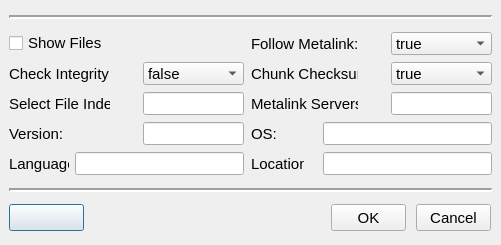
<ui version="4.0" >
 <class>metaArgsDlg</class>
 <widget class="QDialog" name="metaArgsDlg" >
  <property name="geometry" >
   <rect>
    <x>0</x>
    <y>0</y>
    <width>501</width>
    <height>245</height>
   </rect>
  </property>
  <property name="minimumSize" >
   <size>
    <width>501</width>
    <height>245</height>
   </size>
  </property>
  <property name="maximumSize" >
   <size>
    <width>501</width>
    <height>245</height>
   </size>
  </property>
  <property name="font" >
   <font>
    <pointsize>11</pointsize>
   </font>
  </property>
  <property name="windowTitle" >
   <string>Metalink Options - aria2fe</string>
  </property>
  <property name="windowIcon" >
   <iconset resource="../resources.qrc" >:/pixmaps/pixmaps/download_22x22.png</iconset>
  </property>
  <widget class="QLabel" name="txtLabel1" >
   <property name="geometry" >
    <rect>
     <x>9</x>
     <y>62</y>
     <width>101</width>
     <height>23</height>
    </rect>
   </property>
   <property name="text" >
    <string>Check Integrity:</string>
   </property>
  </widget>
  <widget class="QComboBox" name="metaIntegrityCombo" >
   <property name="geometry" >
    <rect>
     <x>143</x>
     <y>62</y>
     <width>101</width>
     <height>23</height>
    </rect>
   </property>
   <item>
    <property name="text" >
     <string>false</string>
    </property>
   </item>
   <item>
    <property name="text" >
     <string>true</string>
    </property>
   </item>
  </widget>
  <widget class="QComboBox" name="metaFollowCombo" >
   <property name="geometry" >
    <rect>
     <x>391</x>
     <y>32</y>
     <width>101</width>
     <height>23</height>
    </rect>
   </property>
   <item>
    <property name="text" >
     <string>true</string>
    </property>
   </item>
   <item>
    <property name="text" >
     <string>false</string>
    </property>
   </item>
   <item>
    <property name="text" >
     <string>mem</string>
    </property>
   </item>
  </widget>
  <widget class="QLabel" name="txtLabel6" >
   <property name="geometry" >
    <rect>
     <x>251</x>
     <y>62</y>
     <width>107</width>
     <height>23</height>
    </rect>
   </property>
   <property name="text" >
    <string>Chunk Checksum:</string>
   </property>
  </widget>
  <widget class="QComboBox" name="metaChecksumCombo" >
   <property name="geometry" >
    <rect>
     <x>391</x>
     <y>62</y>
     <width>101</width>
     <height>23</height>
    </rect>
   </property>
   <item>
    <property name="text" >
     <string>true</string>
    </property>
   </item>
   <item>
    <property name="text" >
     <string>false</string>
    </property>
   </item>
  </widget>
  <widget class="QLabel" name="txtLabel5" >
   <property name="geometry" >
    <rect>
     <x>251</x>
     <y>32</y>
     <width>107</width>
     <height>23</height>
    </rect>
   </property>
   <property name="text" >
    <string>Follow Metalink:</string>
   </property>
  </widget>
  <widget class="QLabel" name="txtLabel7" >
   <property name="geometry" >
    <rect>
     <x>251</x>
     <y>92</y>
     <width>107</width>
     <height>23</height>
    </rect>
   </property>
   <property name="text" >
    <string>Metalink Servers:</string>
   </property>
  </widget>
  <widget class="QLineEdit" name="metaServersEdit" >
   <property name="geometry" >
    <rect>
     <x>391</x>
     <y>92</y>
     <width>101</width>
     <height>23</height>
    </rect>
   </property>
   <property name="inputMask" >
    <string>99; </string>
   </property>
  </widget>
  <widget class="QLabel" name="txtLabel2" >
   <property name="geometry" >
    <rect>
     <x>9</x>
     <y>92</y>
     <width>101</width>
     <height>23</height>
    </rect>
   </property>
   <property name="text" >
    <string>Select File Index:</string>
   </property>
  </widget>
  <widget class="QLineEdit" name="metaIndexEdit" >
   <property name="geometry" >
    <rect>
     <x>143</x>
     <y>92</y>
     <width>101</width>
     <height>23</height>
    </rect>
   </property>
  </widget>
  <widget class="QFrame" name="upperFrame" >
   <property name="geometry" >
    <rect>
     <x>9</x>
     <y>9</y>
     <width>483</width>
     <height>16</height>
    </rect>
   </property>
   <property name="frameShape" >
    <enum>QFrame::HLine</enum>
   </property>
   <property name="frameShadow" >
    <enum>QFrame::Sunken</enum>
   </property>
   <property name="lineWidth" >
    <number>2</number>
   </property>
  </widget>
  <widget class="QFrame" name="lowerFrame" >
   <property name="geometry" >
    <rect>
     <x>9</x>
     <y>182</y>
     <width>483</width>
     <height>16</height>
    </rect>
   </property>
   <property name="frameShape" >
    <enum>QFrame::HLine</enum>
   </property>
   <property name="frameShadow" >
    <enum>QFrame::Sunken</enum>
   </property>
   <property name="lineWidth" >
    <number>2</number>
   </property>
  </widget>
  <widget class="QLineEdit" name="metaVersionEdit" >
   <property name="geometry" >
    <rect>
     <x>143</x>
     <y>122</y>
     <width>101</width>
     <height>23</height>
    </rect>
   </property>
  </widget>
  <widget class="QLabel" name="txtLabel3" >
   <property name="geometry" >
    <rect>
     <x>9</x>
     <y>122</y>
     <width>60</width>
     <height>23</height>
    </rect>
   </property>
   <property name="text" >
    <string>Version:</string>
   </property>
  </widget>
  <widget class="QLineEdit" name="metaLanguageEdit" >
   <property name="geometry" >
    <rect>
     <x>75</x>
     <y>152</y>
     <width>169</width>
     <height>23</height>
    </rect>
   </property>
  </widget>
  <widget class="QLabel" name="txtLabel4" >
   <property name="geometry" >
    <rect>
     <x>9</x>
     <y>152</y>
     <width>60</width>
     <height>23</height>
    </rect>
   </property>
   <property name="text" >
    <string>Language:</string>
   </property>
  </widget>
  <widget class="QLineEdit" name="metaLocationEdit" >
   <property name="geometry" >
    <rect>
     <x>323</x>
     <y>152</y>
     <width>169</width>
     <height>23</height>
    </rect>
   </property>
  </widget>
  <widget class="QLabel" name="txtLabel9" >
   <property name="geometry" >
    <rect>
     <x>251</x>
     <y>152</y>
     <width>53</width>
     <height>23</height>
    </rect>
   </property>
   <property name="text" >
    <string>Location:</string>
   </property>
  </widget>
  <widget class="QLineEdit" name="metaOsEdit" >
   <property name="geometry" >
    <rect>
     <x>323</x>
     <y>122</y>
     <width>169</width>
     <height>23</height>
    </rect>
   </property>
  </widget>
  <widget class="QLabel" name="txtLabel8" >
   <property name="geometry" >
    <rect>
     <x>251</x>
     <y>122</y>
     <width>53</width>
     <height>23</height>
    </rect>
   </property>
   <property name="text" >
    <string>OS:</string>
   </property>
  </widget>
  <widget class="QCheckBox" name="metaShowFilesCkBox" >
   <property name="geometry" >
    <rect>
     <x>9</x>
     <y>32</y>
     <width>161</width>
     <height>22</height>
    </rect>
   </property>
   <property name="text" >
    <string>Show Files</string>
   </property>
  </widget>
  <widget class="QPushButton" name="restoreBtn" >
   <property name="geometry" >
    <rect>
     <x>9</x>
     <y>204</y>
     <width>75</width>
     <height>27</height>
    </rect>
   </property>
   <property name="toolTip" >
    <string>Restore Defaults</string>
   </property>
   <property name="icon" >
    <iconset resource="../resources.qrc" >:/pixmaps/pixmaps/refresh.png</iconset>
   </property>
  </widget>
  <widget class="QPushButton" name="okBtn" >
   <property name="geometry" >
    <rect>
     <x>331</x>
     <y>204</y>
     <width>75</width>
     <height>27</height>
    </rect>
   </property>
   <property name="text" >
    <string>OK</string>
   </property>
  </widget>
  <widget class="QPushButton" name="cancelBtn" >
   <property name="geometry" >
    <rect>
     <x>416</x>
     <y>204</y>
     <width>75</width>
     <height>27</height>
    </rect>
   </property>
   <property name="text" >
    <string>Cancel</string>
   </property>
  </widget>
 </widget>
 <tabstops>
  <tabstop>metaShowFilesCkBox</tabstop>
  <tabstop>metaFollowCombo</tabstop>
  <tabstop>metaIntegrityCombo</tabstop>
  <tabstop>metaChecksumCombo</tabstop>
  <tabstop>metaIndexEdit</tabstop>
  <tabstop>metaServersEdit</tabstop>
  <tabstop>metaVersionEdit</tabstop>
  <tabstop>metaOsEdit</tabstop>
  <tabstop>metaLanguageEdit</tabstop>
  <tabstop>metaLocationEdit</tabstop>
  <tabstop>okBtn</tabstop>
  <tabstop>cancelBtn</tabstop>
  <tabstop>restoreBtn</tabstop>
 </tabstops>
 <resources>
  <include location="../resources.qrc" />
 </resources>
 <connections/>
</ui>
